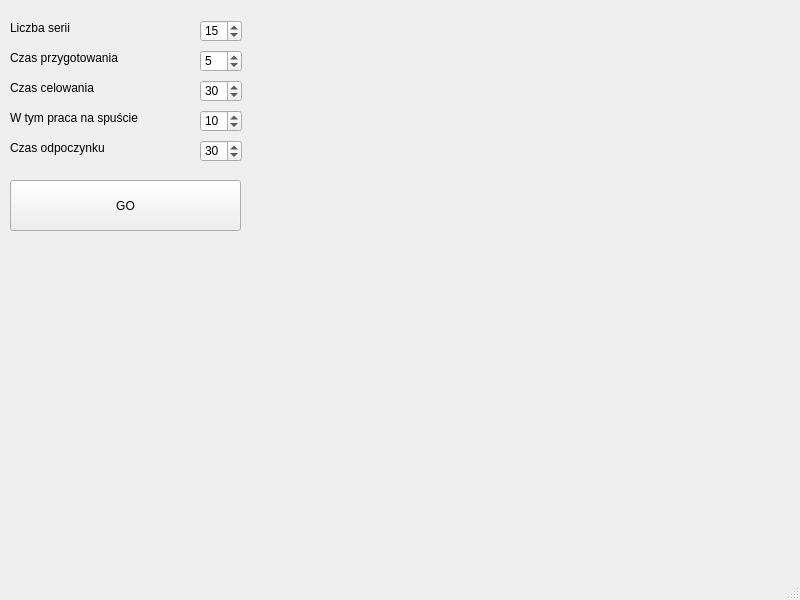
<?xml version="1.0" encoding="UTF-8"?>
<ui version="4.0">
 <class>MainWindow</class>
 <widget class="QMainWindow" name="MainWindow">
  <property name="geometry">
   <rect>
    <x>0</x>
    <y>0</y>
    <width>800</width>
    <height>600</height>
   </rect>
  </property>
  <property name="windowTitle">
   <string>Trening Strzelecki</string>
  </property>
  <widget class="QWidget" name="centralwidget">
   <widget class="QLabel" name="label">
    <property name="geometry">
     <rect>
      <x>10</x>
      <y>20</y>
      <width>131</width>
      <height>16</height>
     </rect>
    </property>
    <property name="text">
     <string>Liczba serii</string>
    </property>
   </widget>
   <widget class="QLabel" name="label_2">
    <property name="geometry">
     <rect>
      <x>10</x>
      <y>50</y>
      <width>141</width>
      <height>16</height>
     </rect>
    </property>
    <property name="text">
     <string>Czas przygotowania</string>
    </property>
   </widget>
   <widget class="QLabel" name="label_3">
    <property name="geometry">
     <rect>
      <x>10</x>
      <y>80</y>
      <width>101</width>
      <height>16</height>
     </rect>
    </property>
    <property name="text">
     <string>Czas celowania</string>
    </property>
   </widget>
   <widget class="QLabel" name="label_4">
    <property name="geometry">
     <rect>
      <x>10</x>
      <y>110</y>
      <width>151</width>
      <height>16</height>
     </rect>
    </property>
    <property name="text">
     <string>W tym praca na spuście</string>
    </property>
   </widget>
   <widget class="QLabel" name="label_5">
    <property name="geometry">
     <rect>
      <x>10</x>
      <y>140</y>
      <width>101</width>
      <height>16</height>
     </rect>
    </property>
    <property name="text">
     <string>Czas odpoczynku</string>
    </property>
   </widget>
   <widget class="QSpinBox" name="numSerie">
    <property name="geometry">
     <rect>
      <x>200</x>
      <y>20</y>
      <width>42</width>
      <height>22</height>
     </rect>
    </property>
    <property name="value">
     <number>15</number>
    </property>
   </widget>
   <widget class="QSpinBox" name="numPrepare">
    <property name="geometry">
     <rect>
      <x>200</x>
      <y>50</y>
      <width>42</width>
      <height>22</height>
     </rect>
    </property>
    <property name="value">
     <number>5</number>
    </property>
   </widget>
   <widget class="QSpinBox" name="numAim">
    <property name="geometry">
     <rect>
      <x>200</x>
      <y>80</y>
      <width>42</width>
      <height>22</height>
     </rect>
    </property>
    <property name="value">
     <number>30</number>
    </property>
   </widget>
   <widget class="QSpinBox" name="numShoot">
    <property name="geometry">
     <rect>
      <x>200</x>
      <y>110</y>
      <width>42</width>
      <height>22</height>
     </rect>
    </property>
    <property name="value">
     <number>10</number>
    </property>
   </widget>
   <widget class="QSpinBox" name="numRest">
    <property name="geometry">
     <rect>
      <x>200</x>
      <y>140</y>
      <width>42</width>
      <height>22</height>
     </rect>
    </property>
    <property name="value">
     <number>30</number>
    </property>
   </widget>
   <widget class="QPushButton" name="pushButton">
    <property name="geometry">
     <rect>
      <x>10</x>
      <y>180</y>
      <width>231</width>
      <height>51</height>
     </rect>
    </property>
    <property name="text">
     <string>GO</string>
    </property>
   </widget>
   <widget class="QLabel" name="status">
    <property name="geometry">
     <rect>
      <x>290</x>
      <y>20</y>
      <width>391</width>
      <height>201</height>
     </rect>
    </property>
    <property name="font">
     <font>
      <pointsize>36</pointsize>
     </font>
    </property>
    <property name="text">
     <string/>
    </property>
    <property name="scaledContents">
     <bool>true</bool>
    </property>
   </widget>
  </widget>
  <widget class="QMenuBar" name="menubar">
   <property name="geometry">
    <rect>
     <x>0</x>
     <y>0</y>
     <width>800</width>
     <height>22</height>
    </rect>
   </property>
  </widget>
  <widget class="QStatusBar" name="statusbar"/>
 </widget>
 <resources/>
 <connections/>
</ui>
